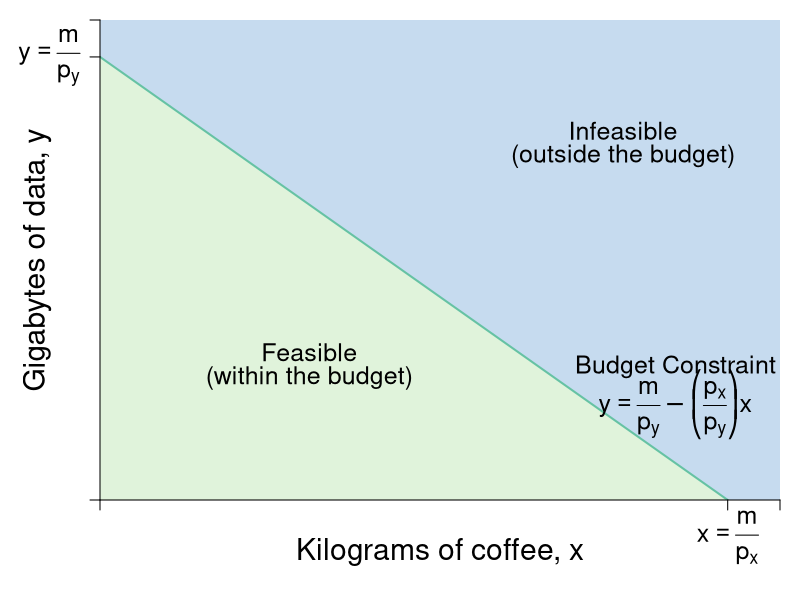

Here is the R script that generated this plot:
require(shape)
pdf(file = "indmarketdemand/budget_basic.pdf", width = 9, height = 7)

#Set parameters for graphics
pointsize <- 1.8
axislabelsize <- 1.8
labelsize <- 1.5
namesize <- 1.8
annotatesize <- 1.5
graphlinewidth <- 2
segmentlinewidth <- 1.5


COL <- c("#7fc97f", "#beaed4", "#fdc086", "#ffff99", "#386cb0", "#f0027f", "#bf5b17", "#666666")
COLA <- c("#e0f3db", "#99d8c9","#66c2a4","#41ae76", "#238b45", "#005824")
COLB <- c("#c6dbef", "#4eb3d3", "#2b8cbe", "#0868ac","#084081")
grays <- gray.colors(25, start = 1, end = 0)


#Edited the margins to cater for the larger LHS labels
par(mar =  c(5, 5, 1, 1))

mrsA <- function(x, rmax = 10, xmax = 20) {
  rmax - (rmax/xmax)*x
}


uA <- function(x, y, rmax = 2, xmax = 12) {
  y + rmax*x - (1/2)*(rmax/xmax)*x^2
}

indiffA1 <- function(x, uA = 10, rmax = 2.5, xmax = 10) {
  uA - rmax*x + (1/2)*(rmax/xmax)*(x^2)
}


bcA <- function(x, w = 20, p = 2) {
  w - p*x
}


xlims <- c(0, 13)
ylims <- c(0, 13)

npts <- 501 
x <- seq(xlims[1], xlims[2], length.out = npts)
y <- seq(ylims[1], ylims[2], length.out = npts) 
a <- c(13, 15, 17)

plot(0, 0, xlim = xlims, ylim = ylims, type = "n",
     xlab = expression(paste("")),
     ylab = expression(paste("")), 
     xaxt = "n", 
     yaxt = "n", 
     cex.lab = axislabelsize, 
     bty = "n",
     xaxs = "i", 
     yaxs = "i")

# ticksy <- seq(from = 0, to = ylims[2], by = 2)
# ylabels <- seq(from = 0, to = ylims[2], by = 2)
# ticksx <- seq(from = 0, to = xlims[2], by = 2)
# xlabels <- seq(from = 0, to = xlims[2], by = 2)
ticksy <- c(0, 12, ylims[2])
ylabels <- c(NA, expression(paste(y == frac(m, p[y]) )), NA)
ticksx <- c(0, 12, xlims[2])
xlabels <- c(NA, NA, NA)


npts <- 500 
xx1 <- seq(xlims[1], xlims[2], length.out = npts)

xpoly1 <- c(0, 0, 12, 0)
ypoly1 <- c(0, 12, 0, 0)
polygon(x = xpoly1, y = ypoly1, col = COLA[1], density=NULL, border = NA)
xpoly2 <- c(0, 0, 13, 13, 12, 0)
ypoly2 <- c(12, 13, 13, 0, 0, 12)
polygon(x = xpoly2, y = ypoly2, col = COLB[1], density=NULL, border = NA)

lines(xx1, bcA(xx1, w = 12, p = 1), col = COLA[3], lwd = graphlinewidth)

mtext(expression(paste("Kilograms of coffee, ", x)), side=1, line = 2.5, cex = axislabelsize)
text(-1.2, 0.5*ylims[2], expression(paste("Gigabytes of data, ", y)), xpd = TRUE, cex = axislabelsize, srt = 90) 

text(4, 4, expression("Feasible"), cex = annotatesize)
text(4, 3.3, expression("(within the budget)"), cex = annotatesize)
text(10, 10, expression("Infeasible"), cex = annotatesize)
text(10, 9.3, expression("(outside the budget)"), cex = annotatesize)
#text(7.3, 2.5, expression("Curve"))
#Arrows(7.3, 3.5, 7.3, 6.1, col = "black", lty = 1, lwd = 2, arr.type = "triangle", arr.lwd = 0.5)

#Label the iso-welfare functions for the HG, Aisha
#text(4, 1.5, expression(bc[px]))
#text(7.5, 1.5, expression(bc[px]))
text(11, 3.6, expression("Budget Constraint"), cex = annotatesize)
text(11, 2.6, expression(paste(y == frac(m,p[y]) - bgroup("(",frac(p[x], p[y]),")")*x)), cex = annotatesize)


axis(1, at = ticksx, pos = 0, labels = xlabels, cex.axis = labelsize)
axis(2, at = ticksy, pos = 0, labels = ylabels, las = 1, cex.axis = labelsize)

text(12, -1, expression(paste(x == frac(m, p[x]) )), cex = labelsize, xpd = TRUE)


dev.off()
